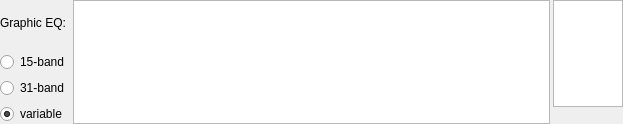
<?xml version="1.0" encoding="UTF-8"?>
<ui version="4.0">
 <class>GraphicEQFilterGUI</class>
 <widget class="QWidget" name="GraphicEQFilterGUI">
  <property name="geometry">
   <rect>
    <x>0</x>
    <y>0</y>
    <width>623</width>
    <height>124</height>
   </rect>
  </property>
  <property name="windowTitle">
   <string notr="true"/>
  </property>
  <layout class="QHBoxLayout" name="horizontalLayout" stretch="0,1,0">
   <property name="spacing">
    <number>3</number>
   </property>
   <property name="leftMargin">
    <number>0</number>
   </property>
   <property name="topMargin">
    <number>0</number>
   </property>
   <property name="rightMargin">
    <number>0</number>
   </property>
   <property name="bottomMargin">
    <number>0</number>
   </property>
   <item>
    <layout class="QVBoxLayout" name="verticalLayout">
     <property name="spacing">
      <number>6</number>
     </property>
     <item>
      <widget class="QLabel" name="label">
       <property name="sizePolicy">
        <sizepolicy hsizetype="Preferred" vsizetype="Expanding">
         <horstretch>0</horstretch>
         <verstretch>0</verstretch>
        </sizepolicy>
       </property>
       <property name="text">
        <string>Graphic EQ:</string>
       </property>
      </widget>
     </item>
     <item>
      <widget class="QRadioButton" name="radioButton15">
       <property name="text">
        <string>15-band</string>
       </property>
      </widget>
     </item>
     <item>
      <widget class="QRadioButton" name="radioButton31">
       <property name="text">
        <string>31-band</string>
       </property>
      </widget>
     </item>
     <item>
      <widget class="QRadioButton" name="radioButtonVar">
       <property name="text">
        <string>variable</string>
       </property>
       <property name="checked">
        <bool>true</bool>
       </property>
      </widget>
     </item>
    </layout>
   </item>
   <item>
    <widget class="GraphicEQFilterGUIView" name="graphicsView">
     <property name="sizePolicy">
      <sizepolicy hsizetype="Expanding" vsizetype="Expanding">
       <horstretch>0</horstretch>
       <verstretch>0</verstretch>
      </sizepolicy>
     </property>
     <property name="minimumSize">
      <size>
       <width>0</width>
       <height>100</height>
      </size>
     </property>
     <property name="mouseTracking">
      <bool>true</bool>
     </property>
     <property name="renderHints">
      <set>QPainter::RenderHint::Antialiasing|QPainter::RenderHint::TextAntialiasing</set>
     </property>
     <property name="dragMode">
      <enum>QGraphicsView::DragMode::RubberBandDrag</enum>
     </property>
    </widget>
   </item>
   <item>
    <layout class="QVBoxLayout" name="verticalLayout_2">
     <property name="spacing">
      <number>0</number>
     </property>
     <item>
      <widget class="QTableWidget" name="tableWidget">
       <property name="sizePolicy">
        <sizepolicy hsizetype="Expanding" vsizetype="Expanding">
         <horstretch>0</horstretch>
         <verstretch>0</verstretch>
        </sizepolicy>
       </property>
       <property name="minimumSize">
        <size>
         <width>50</width>
         <height>0</height>
        </size>
       </property>
       <property name="palette">
        <palette>
         <active>
          <colorrole role="Highlight">
           <brush brushstyle="SolidPattern">
            <color alpha="255">
             <red>51</red>
             <green>153</green>
             <blue>255</blue>
            </color>
           </brush>
          </colorrole>
         </active>
         <inactive>
          <colorrole role="Highlight">
           <brush brushstyle="SolidPattern">
            <color alpha="255">
             <red>122</red>
             <green>189</green>
             <blue>255</blue>
            </color>
           </brush>
          </colorrole>
         </inactive>
         <disabled>
          <colorrole role="Highlight">
           <brush brushstyle="SolidPattern">
            <color alpha="255">
             <red>51</red>
             <green>153</green>
             <blue>255</blue>
            </color>
           </brush>
          </colorrole>
         </disabled>
        </palette>
       </property>
       <property name="sizeAdjustPolicy">
        <enum>QAbstractScrollArea::SizeAdjustPolicy::AdjustToContents</enum>
       </property>
       <property name="horizontalScrollMode">
        <enum>QAbstractItemView::ScrollMode::ScrollPerPixel</enum>
       </property>
       <property name="wordWrap">
        <bool>false</bool>
       </property>
       <property name="columnCount">
        <number>2</number>
       </property>
       <attribute name="horizontalHeaderVisible">
        <bool>false</bool>
       </attribute>
       <attribute name="horizontalHeaderMinimumSectionSize">
        <number>10</number>
       </attribute>
       <attribute name="horizontalHeaderDefaultSectionSize">
        <number>10</number>
       </attribute>
       <attribute name="horizontalHeaderHighlightSections">
        <bool>false</bool>
       </attribute>
       <attribute name="verticalHeaderMinimumSectionSize">
        <number>23</number>
       </attribute>
       <attribute name="verticalHeaderDefaultSectionSize">
        <number>23</number>
       </attribute>
       <column>
        <property name="text">
         <string>Freq.</string>
        </property>
       </column>
       <column>
        <property name="text">
         <string>Gain</string>
        </property>
       </column>
      </widget>
     </item>
     <item>
      <widget class="QToolBar" name="toolBar"/>
     </item>
    </layout>
   </item>
  </layout>
  <action name="actionImport">
   <property name="icon">
    <iconset resource="../Editor.qrc">
     <normaloff>:/icons/document-open.ico</normaloff>:/icons/document-open.ico</iconset>
   </property>
   <property name="text">
    <string>Import</string>
   </property>
  </action>
  <action name="actionExport">
   <property name="icon">
    <iconset resource="../Editor.qrc">
     <normaloff>:/icons/document-save-as.ico</normaloff>:/icons/document-save-as.ico</iconset>
   </property>
   <property name="text">
    <string>Export</string>
   </property>
  </action>
  <action name="actionInvertResponse">
   <property name="icon">
    <iconset resource="../Editor.qrc">
     <normaloff>:/icons/invert_response.svg</normaloff>:/icons/invert_response.svg</iconset>
   </property>
   <property name="text">
    <string>Invert response</string>
   </property>
  </action>
  <action name="actionNormalizeResponse">
   <property name="icon">
    <iconset resource="../Editor.qrc">
     <normaloff>:/icons/normalize_response.svg</normaloff>:/icons/normalize_response.svg</iconset>
   </property>
   <property name="text">
    <string>Normalize response</string>
   </property>
  </action>
  <action name="actionResetResponse">
   <property name="icon">
    <iconset resource="../Editor.qrc">
     <normaloff>:/icons/reset_response.svg</normaloff>:/icons/reset_response.svg</iconset>
   </property>
   <property name="text">
    <string>Reset response</string>
   </property>
  </action>
 </widget>
 <customwidgets>
  <customwidget>
   <class>GraphicEQFilterGUIView</class>
   <extends>QGraphicsView</extends>
   <header>GraphicEQFilterGUIView.h</header>
   <slots>
    <signal>itemMoved()</signal>
   </slots>
  </customwidget>
 </customwidgets>
 <resources>
  <include location="../Editor.qrc"/>
 </resources>
 <connections/>
 <slots>
  <slot>updateItemList()</slot>
 </slots>
</ui>
